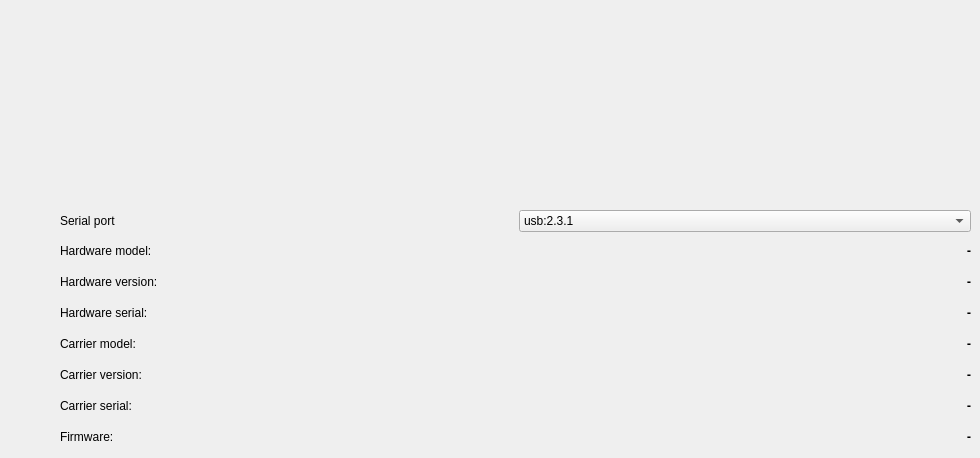
      <widget class="QWidget" name="context_tab">
       <attribute name="title">
        <string>Context</string>
       </attribute>
       <widget class="QWidget" name="verticalLayoutWidget">
        <property name="geometry">
         <rect>
          <x>60</x>
          <y>210</y>
          <width>911</width>
          <height>239</height>
         </rect>
        </property>
        <layout class="QVBoxLayout" name="verticalLayout_2">
         <property name="sizeConstraint">
          <enum>QLayout::SetMaximumSize</enum>
         </property>
         <item>
          <layout class="QHBoxLayout" name="horizontalLayout_18">
           <item>
            <widget class="QLabel" name="lbl_available_contexts">
             <property name="text">
              <string>Serial port</string>
             </property>
            </widget>
           </item>
           <item>
            <widget class="QComboBox" name="cb_available_contexts">
             <item>
              <property name="text">
               <string>usb:2.3.1</string>
              </property>
             </item>
             <item>
              <property name="text">
               <string>usb:3.1.5</string>
              </property>
             </item>
            </widget>
           </item>
          </layout>
         </item>
         <item>
          <layout class="QHBoxLayout" name="horizontalLayout_28">
           <item>
            <widget class="QLabel" name="lbl_hw_model">
             <property name="text">
              <string>Hardware model:</string>
             </property>
            </widget>
           </item>
           <item>
            <spacer name="horizontalSpacer_9">
             <property name="orientation">
              <enum>Qt::Horizontal</enum>
             </property>
             <property name="sizeHint" stdset="0">
              <size>
               <width>40</width>
               <height>20</height>
              </size>
             </property>
            </spacer>
           </item>
           <item>
            <widget class="QLabel" name="lbl_hw_model_dyn">
             <property name="font">
              <font>
               <family>Ubuntu Mono</family>
               <bold>true</bold>
              </font>
             </property>
             <property name="text">
              <string>-</string>
             </property>
            </widget>
           </item>
          </layout>
         </item>
         <item>
          <layout class="QHBoxLayout" name="horizontalLayout_46">
           <item>
            <widget class="QLabel" name="lbl_hw_version">
             <property name="text">
              <string>Hardware version:</string>
             </property>
            </widget>
           </item>
           <item>
            <spacer name="horizontalSpacer_12">
             <property name="orientation">
              <enum>Qt::Horizontal</enum>
             </property>
             <property name="sizeHint" stdset="0">
              <size>
               <width>40</width>
               <height>20</height>
              </size>
             </property>
            </spacer>
           </item>
           <item>
            <widget class="QLabel" name="lbl_hw_version_dyn">
             <property name="font">
              <font>
               <family>Ubuntu Mono</family>
               <bold>true</bold>
              </font>
             </property>
             <property name="text">
              <string>-</string>
             </property>
            </widget>
           </item>
          </layout>
         </item>
         <item>
          <layout class="QHBoxLayout" name="horizontalLayout_47">
           <item>
            <widget class="QLabel" name="lbl_hw_serial">
             <property name="text">
              <string>Hardware serial:</string>
             </property>
            </widget>
           </item>
           <item>
            <spacer name="horizontalSpacer_13">
             <property name="orientation">
              <enum>Qt::Horizontal</enum>
             </property>
             <property name="sizeHint" stdset="0">
              <size>
               <width>40</width>
               <height>20</height>
              </size>
             </property>
            </spacer>
           </item>
           <item>
            <widget class="QLabel" name="lbl_hw_serial_dyn">
             <property name="font">
              <font>
               <family>Ubuntu Mono</family>
               <bold>true</bold>
              </font>
             </property>
             <property name="text">
              <string>-</string>
             </property>
            </widget>
           </item>
          </layout>
         </item>
         <item>
          <layout class="QHBoxLayout" name="horizontalLayout_49">
           <item>
            <widget class="QLabel" name="lbl_carrier_model">
             <property name="text">
              <string>Carrier model:</string>
             </property>
            </widget>
           </item>
           <item>
            <spacer name="horizontalSpacer_15">
             <property name="orientation">
              <enum>Qt::Horizontal</enum>
             </property>
             <property name="sizeHint" stdset="0">
              <size>
               <width>40</width>
               <height>20</height>
              </size>
             </property>
            </spacer>
           </item>
           <item>
            <widget class="QLabel" name="lbl_carrier_model_dyn">
             <property name="font">
              <font>
               <family>Ubuntu Mono</family>
               <bold>true</bold>
              </font>
             </property>
             <property name="text">
              <string>-</string>
             </property>
            </widget>
           </item>
          </layout>
         </item>
         <item>
          <layout class="QHBoxLayout" name="horizontalLayout_50">
           <item>
            <widget class="QLabel" name="lbl_carrier_version">
             <property name="text">
              <string>Carrier version:</string>
             </property>
            </widget>
           </item>
           <item>
            <spacer name="horizontalSpacer_16">
             <property name="orientation">
              <enum>Qt::Horizontal</enum>
             </property>
             <property name="sizeHint" stdset="0">
              <size>
               <width>40</width>
               <height>20</height>
              </size>
             </property>
            </spacer>
           </item>
           <item>
            <widget class="QLabel" name="lbl_carrier_version_dyn">
             <property name="font">
              <font>
               <family>Ubuntu Mono</family>
               <bold>true</bold>
              </font>
             </property>
             <property name="text">
              <string>-</string>
             </property>
            </widget>
           </item>
          </layout>
         </item>
         <item>
          <layout class="QHBoxLayout" name="horizontalLayout_51">
           <item>
            <widget class="QLabel" name="lbl_carrier_serial">
             <property name="text">
              <string>Carrier serial:</string>
             </property>
            </widget>
           </item>
           <item>
            <spacer name="horizontalSpacer_17">
             <property name="orientation">
              <enum>Qt::Horizontal</enum>
             </property>
             <property name="sizeHint" stdset="0">
              <size>
               <width>40</width>
               <height>20</height>
              </size>
             </property>
            </spacer>
           </item>
           <item>
            <widget class="QLabel" name="lbl_carrier_serial_dyn">
             <property name="font">
              <font>
               <family>Ubuntu Mono</family>
               <bold>true</bold>
              </font>
             </property>
             <property name="text">
              <string>-</string>
             </property>
            </widget>
           </item>
          </layout>
         </item>
         <item>
          <layout class="QHBoxLayout" name="horizontalLayout_48">
           <item>
            <widget class="QLabel" name="lbl_firmware">
             <property name="text">
              <string>Firmware:</string>
             </property>
            </widget>
           </item>
           <item>
            <spacer name="horizontalSpacer_14">
             <property name="orientation">
              <enum>Qt::Horizontal</enum>
             </property>
             <property name="sizeHint" stdset="0">
              <size>
               <width>40</width>
               <height>20</height>
              </size>
             </property>
            </spacer>
           </item>
           <item>
            <widget class="QLabel" name="lbl_firmware_dyn">
             <property name="font">
              <font>
               <family>Ubuntu Mono</family>
               <bold>true</bold>
              </font>
             </property>
             <property name="text">
              <string>-</string>
             </property>
            </widget>
           </item>
          </layout>
         </item>
        </layout>
       </widget>
      </widget>
